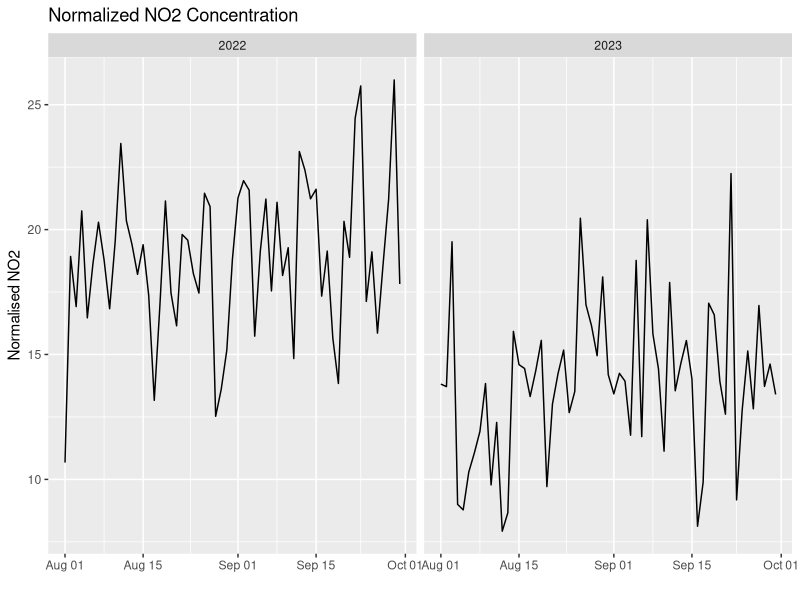
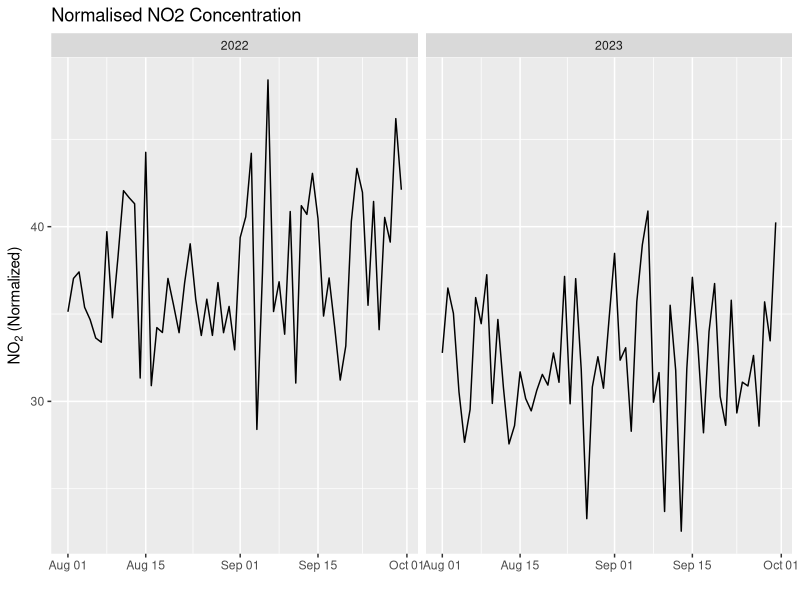
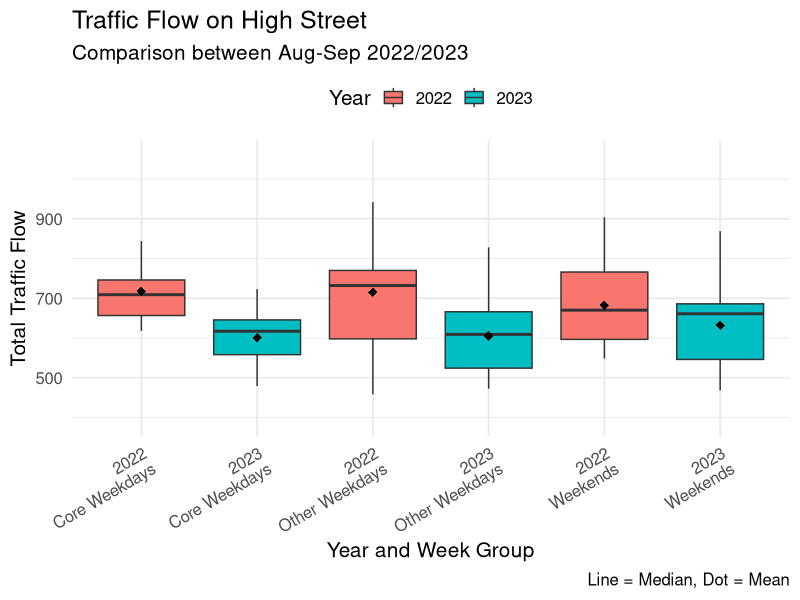
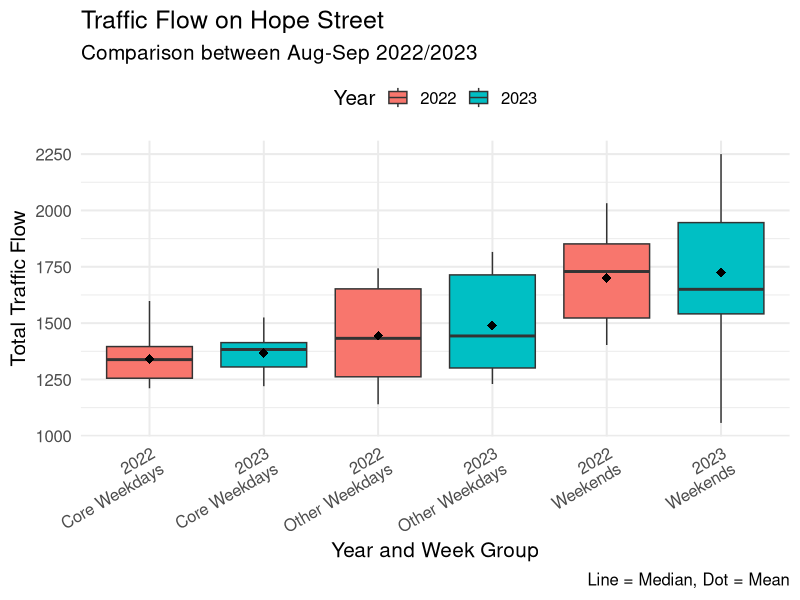
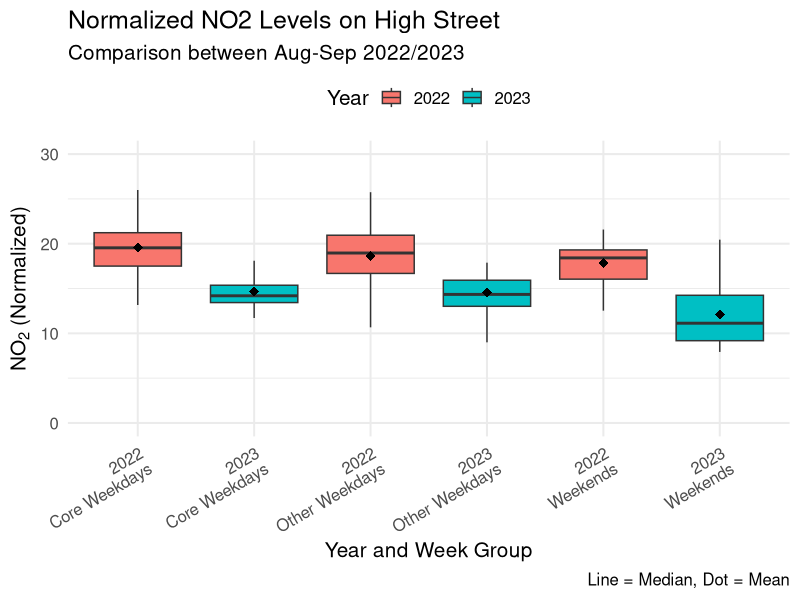
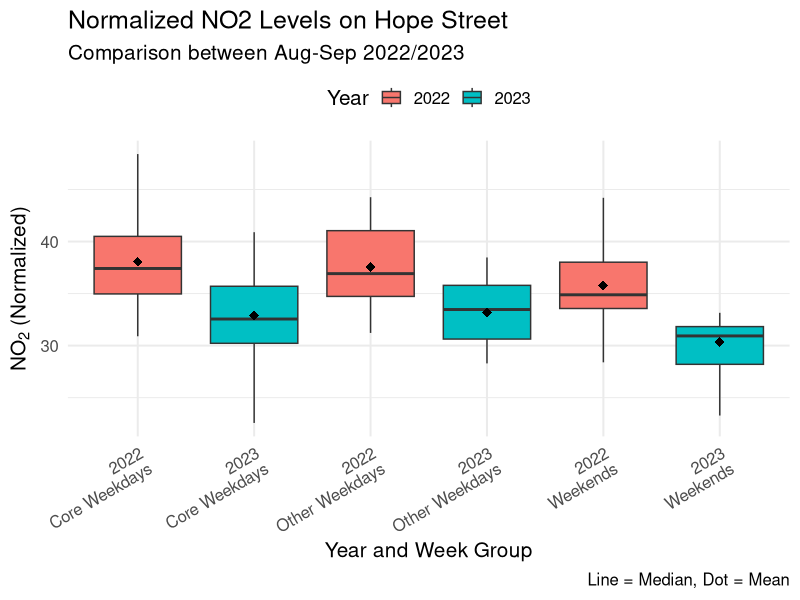

Write R code to recreate these figures, in order.
## ---- chunk 1
options(scipen = 999)

library(tidyverse)
library(rstatix)
library(mgcv)
#library(sf)
#library(mapview)
#library(openair)

## ---- chunk 2
traffic_raw <- read_csv("traffic.csv")

traffic_raw |> 
  filter(dt_date >= "2022-08-01" & dt_date <= "2022-09-30") |> 
  mutate(dt_year = as.factor(dt_year)) |> 
  select(siteId, dt_date, dt_year, week_group, total_flow) |> 
  arrange(dt_date) -> traffic_22

traffic_22

traffic_raw |> 
  filter(dt_date >= "2023-08-01" & dt_date <= "2023-09-30") |> 
  mutate(dt_year = as.factor(dt_year)) |> 
  select(siteId, dt_date, dt_year, week_group, total_flow)  |> 
  arrange(dt_date) -> traffic_23

traffic_23
## ---- chunk 3
no2 <- read_csv("no2.csv")

no2 |> 
  filter(dt_date >= "2022-08-01" & dt_date <= "2022-09-30") |> 
  select(code, dt_date, week_group, no2_daily) |> 
  mutate(dt_year = as.factor(2022)) -> no2_22

no2_22


no2 |> 
  filter(dt_date >= "2023-08-01" & dt_date <= "2023-09-30") |> 
  select(code, dt_date, week_group, no2_daily) |> 
  mutate(dt_year = as.factor(2023)) -> no2_23

no2_23
## ---- chunk 4
cc22_aug <- read_csv("clincarthill_22_aug.csv")
cc22_sep <- read_csv("clincarthill_22_sep.csv")
cc23_aug <- read_csv("clincarthill_23_aug.csv")
cc23_sep <- read_csv("clincarthill_23_sep.csv")

cc22 <- bind_rows(cc22_aug, cc22_sep)
cc23 <- bind_rows(cc23_aug, cc23_sep)

# Create a named vector mapping compass directions to degrees
compass_to_degrees <- c(
  N = 0, NNE = 22.5, NE = 45, ENE = 67.5,
  E = 90, ESE = 112.5, SE = 135, SSE = 157.5,
  S = 180, SSW = 202.5, SW = 225, WSW = 247.5,
  W = 270, WNW = 292.5, NW = 315, NNW = 337.5
)

cc22 |> 
  rename(dttm = `Report Date / Time`,
         temp = `Air Temperature`,
         hum = `Relative Humidity`,
         ws = `Wind Speed`,                                                     
         wd = `Wind Direction`) |> 
  select(dttm, temp, hum, ws, wd) |> 
  mutate(day_name = wday(dttm, label=TRUE),
         dt_date = as_date(dttm),
         week_group = case_when(day_name %in% c("Mon", "Fri") ~ "Other Weekdays",
                                day_name %in% c("Tue", "Wed", "Thu") ~ "Core Weekdays",
                                day_name %in% c("Sat", "Sun") ~ "Weekends")
  ) |> 
  group_by(dt_date, week_group) |> 
  summarise(ws = mean(ws, na.rm = T),
            wd  = mean(wd, na.rm = T),
            hum = mean(hum, na.rm = T),
            temp = mean(temp, na.rm = T)) |> 
  ungroup() -> weather_by_week


cc23 |> 
  rename(dttm = `Report Date / Time`,
         temp = `Air Temperature`,
         hum = `Relative Humidity`,
         ws = `Wind Speed`,                                                     
         wd = `Wind Direction`) |> 
  select(dttm, temp, hum, ws, wd) |> 
  mutate(day_name = wday(dttm, label=TRUE),
         dt_date = as_date(dttm),
         week_group = case_when(day_name %in% c("Mon", "Fri") ~ "Other Weekdays",
                                day_name %in% c("Tue", "Wed", "Thu") ~ "Core Weekdays",
                                day_name %in% c("Sat", "Sun") ~ "Weekends")
  ) |> 
  group_by(dt_date, week_group) |> 
  summarise(ws = mean(ws, na.rm = T),
            wd  = mean(wd, na.rm = T),
            hum = mean(hum, na.rm = T),
            temp = mean(temp, na.rm = T)) |> 
  ungroup() -> weather_by_week23

## ---- chunk 5
no2_22 |> 
  filter(code == "GHSR") |> 
  full_join(traffic_22 |> filter(siteId == "GG2001_S"), by = c("dt_date", "dt_year", "week_group")) |> 
  full_join(weather_by_week, by = c("dt_date", "week_group")) |> 
  mutate(u_wind = ws * sin(wd * pi / 180),
         v_wind = ws * cos(wd * pi / 180))  -> df_highst_22

df_highst_22

gam_highst_22 <- gam(no2_daily ~ s(ws) + s(u_wind) + s(v_wind) + s(temp) + s(hum), data = df_highst_22)
summary(gam_highst_22)

df_highst_22$residuals <- residuals(gam_highst_22)
df_highst_22$no2_normalised <- df_highst_22$residuals + mean(df_highst_22$no2_daily) 
df_highst_22



# High St 2023
no2_23 |> 
  filter(code == "GHSR") |> 
  full_join(traffic_23 |> filter(siteId == "GG2001_S"), by = c("dt_date", "dt_year", "week_group")) |> 
  full_join(weather_by_week23, by = c("dt_date", "week_group")) |> 
  mutate(u_wind = ws * sin(wd * pi / 180),
         v_wind = ws * cos(wd * pi / 180)) -> df_highst_23

df_highst_23

gam_highst_23 <- gam(no2_daily ~ s(ws) + s(u_wind) + s(v_wind) + s(temp) + s(hum), data = df_highst_23)
summary(gam_highst_23)

df_highst_23$residuals <- residuals(gam_highst_23)
df_highst_23$no2_normalised <- df_highst_23$residuals + mean(df_highst_23$no2_daily) 
df_highst_23


bind_rows(df_highst_22, df_highst_23) -> highst
## ---- chunk 6
ggplot(highst, aes(x = dt_date, y = no2_normalised)) +
  geom_line() +
  facet_wrap(~dt_year, scales = "free_x") +
  labs(title = "Normalized NO2 Concentration",
       x = "",
       y = "Normalised NO2")
## ---- chunk 7
no2_22 |> 
  filter(code == "GLA4") |> 
  full_join(traffic_22 |> filter(siteId == "GA2401_D"), by = c("dt_date", "dt_year", "week_group")) |> 
  full_join(weather_by_week, by = c("dt_date", "week_group")) |> 
  mutate(u_wind = ws * sin(wd * pi / 180),
         v_wind = ws * cos(wd * pi / 180)) -> df_hopest22

df_hopest22

gam_hopest_22 <- gam(no2_daily ~ s(ws) + s(u_wind) + s(v_wind) + s(temp) + s(hum), data = df_hopest22)
summary(gam_hopest_22)

df_hopest22$residuals <- residuals(gam_hopest_22)
df_hopest22$no2_normalised <- df_hopest22$residuals + mean(df_hopest22$no2_daily) 
df_hopest22



no2_23 |> 
  filter(code == "GLA4") |> 
  full_join(traffic_23 |> filter(siteId == "GA2401_D"), by = c("dt_date", "dt_year","week_group")) |> 
  full_join(weather_by_week23, by = c("dt_date", "week_group")) |> 
  mutate(u_wind = ws * sin(wd * pi / 180),
         v_wind = ws * cos(wd * pi / 180)) -> df_hopest23

df_hopest23

gam_hopest_23 <- gam(no2_daily ~ s(ws) + s(u_wind) + s(v_wind) + s(temp) + s(hum), data = df_hopest23)
summary(gam_hopest_23)

df_hopest23$residuals <- residuals(gam_hopest_23)
df_hopest23$no2_normalised <- df_hopest23$residuals + mean(df_hopest23$no2_daily) 
df_hopest23

bind_rows(df_hopest22, df_hopest23) -> hopest
## ---- chunk 8
ggplot(hopest, aes(x = dt_date, y = no2_normalised)) +
  geom_line() +
  facet_wrap(~dt_year, scales = "free_x") +
  labs(title = "Normalised NO2 Concentration",
       x = "",
       y = expression("NO"[2] * " (Normalized)"))

## ---- chunk 9
highst |> 
  group_by(dt_year, week_group) |> 
  summarise(n = n())
## ---- chunk 10
hopest |> 
  group_by(dt_year, week_group) |> 
  summarise(n = n())
## ---- chunk 11
# Set seed for reproducibility (optional)
set.seed(123)

# Remove one randomly selected row from "Other Weekdays" where "dt_year" == 2022
highst1 <- highst %>%
  filter(!(row_number() %in% sample(which(week_group == "Other Weekdays" & dt_year == 2022), 1)))

# Remove one randomly selected row from "Weekends" where "dt_year" == 2023
highst2 <- highst1 %>%
  filter(!(row_number() %in% sample(which(week_group == "Weekends" & dt_year == 2023), 1)))

highst2 |> 
  group_by(week_group, dt_year) |> 
  summarise(traffic = mean(total_flow),
            traffic_sd = sd(total_flow),
            traffic_med = median(total_flow),
            no2 = mean(no2_normalised),
            no2_sd = sd(no2_normalised),
            no2_med = median(no2_normalised))
## ---- chunk 12
# Remove one randomly selected row from "Other Weekdays" where "dt_year" == 2022
hopest1 <- hopest %>%
  filter(!(row_number() %in% sample(which(week_group == "Other Weekdays" & dt_year == 2022), 1)))

# Remove one randomly selected row from "Weekends" where "dt_year" == 2023
hopest2 <- hopest1 %>%
  filter(!(row_number() %in% sample(which(week_group == "Weekends" & dt_year == 2023), 1)))

hopest |> 
  group_by(week_group, dt_year) |> 
  summarise(traffic = mean(total_flow),
            traffic_sd = sd(total_flow),
            traffic_med = median(total_flow),
            no2 = mean(no2_normalised),
            no2_sd = sd(no2_normalised),
            no2_med = median(no2_normalised))
## ---- chunk 13
highst2 |> 
  group_by(week_group) |> 
  wilcox_test(total_flow ~ dt_year, paired = T)|> 
  as.data.frame()
## ---- chunk 14
ggplot(highst, aes(x = interaction(dt_year, week_group), y = total_flow, fill = dt_year)) +
  geom_boxplot(outlier.shape = NA) +  # Remove outlier points
  stat_summary(fun=mean, geom="point", shape=18, size=3, color="black", fill="black") +  # Add mean points
  labs(
    title = "Traffic Flow on High Street",
    subtitle = "Comparison between Aug-Sep 2022/2023",
    x = "Year and Week Group",
    y = "Total Traffic Flow",
    caption = "Line = Median, Dot = Mean",
    fill = "Year"
  ) +
  theme_minimal(base_size = 15) +  # Use a minimal theme with larger base font size
  theme(
    #plot.title = element_text(hjust = 0.5),  # Center the plot title
    axis.text.x = element_text(angle = 30, hjust = 1, vjust = 1),  # Rotate x-axis labels and adjust justification
    legend.position = "top"  # Position the legend at the top
  ) +
  scale_x_discrete(labels = function(x) gsub("\\.", "\n", x))  # Replace dots with newlines in x-axis labels

#ggsave("traffic_flow_highst.jpg", width = 6.5, height = 5.5)
## ---- chunk 15
hopest2 |> 
  group_by(week_group) |> 
  wilcox_test(total_flow ~ dt_year, paired = T)|> 
  as.data.frame()
## ---- chunk 16

ggplot(hopest, aes(x = interaction(dt_year, week_group), y = total_flow, fill = dt_year)) +
  geom_boxplot(outlier.shape = NA) +  # Remove outlier points
  stat_summary(fun=mean, geom="point", shape=18, size=3, color="black", fill="black") +  # Add mean points
  labs(
    title = "Traffic Flow on Hope Street",
    subtitle = "Comparison between Aug-Sep 2022/2023",
    x = "Year and Week Group",
    y = "Total Traffic Flow",
    caption = "Line = Median, Dot = Mean",
    fill = "Year"
  ) +
  theme_minimal(base_size = 15) +  # Use a minimal theme with larger base font size
  theme(
    #plot.title = element_text(hjust = 0.5),  # Center the plot title
    axis.text.x = element_text(angle = 30, hjust = 1, vjust = 1),  # Rotate x-axis labels and adjust justification
    legend.position = "top"  # Position the legend at the top
  ) +
  scale_x_discrete(labels = function(x) gsub("\\.", "\n", x))  # Replace dots with newlines in x-axis labels

#ggsave("traffic_flow_hopest.jpg", width = 6.5, height = 5.5)

## ---- chunk 17
highst2 |> 
  group_by(week_group) |> 
  wilcox_test(no2_normalised ~ dt_year, paired = T) |> 
  as.data.frame()
## ---- chunk 18
# NO2 Normalized Comparison
ggplot(highst, aes(x = interaction(dt_year, week_group), y = no2_normalised, fill = dt_year)) +
  geom_boxplot(outlier.shape = NA) +  # Remove outlier points
  ylim(0,30) +
  stat_summary(fun=mean, geom="point", shape=18, size=3, color="black", fill="black") +  # Add mean points
  labs(
    title = "Normalized NO2 Levels on High Street",
    subtitle = "Comparison between Aug-Sep 2022/2023",
    x = "Year and Week Group",
    y = expression("NO"[2] * " (Normalized)"),
    caption = "Line = Median, Dot = Mean",
    fill = "Year"
  ) +
  theme_minimal(base_size = 15) +  # Use a minimal theme with larger base font size
  theme(
    #plot.title = element_text(hjust = 0.5),  # Center the plot title
    axis.text.x = element_text(angle = 30, hjust = 1, vjust = 1),  # Rotate x-axis labels and adjust justification
    legend.position = "top"  # Position the legend at the top
  ) +
  scale_x_discrete(labels = function(x) gsub("\\.", "\n", x)) 

#ggsave("normalized_no2_highst.jpg", width = 6.5, height = 5.5)
## ---- chunk 19
hopest2 |> 
  group_by(week_group) |> 
  wilcox_test(no2_normalised ~ dt_year, paired = T)|> 
  as.data.frame()
## ---- chunk 20

ggplot(hopest, aes(x = interaction(dt_year, week_group), y = no2_normalised, fill = dt_year)) +
  geom_boxplot(outlier.shape = NA) +  # Remove outlier points
  stat_summary(fun=mean, geom="point", shape=18, size=3, color="black", fill="black") +  # Add mean points
  labs(
    title = "Normalized NO2 Levels on Hope Street",
    subtitle = "Comparison between Aug-Sep 2022/2023",
    x = "Year and Week Group",
    y = expression("NO"[2] * " (Normalized)"),
    caption = "Line = Median, Dot = Mean",
    fill = "Year"
  ) +
  theme_minimal(base_size = 15) +  # Use a minimal theme with larger base font size
  theme(
    #plot.title = element_text(hjust = 0.5),  # Center the plot title
    axis.text.x = element_text(angle = 30, hjust = 1, vjust = 1),  # Rotate x-axis labels and adjust justification
    legend.position = "top"  # Position the legend at the top
  ) +
  scale_x_discrete(labels = function(x) gsub("\\.", "\n", x)) 

#ggsave("normalized_no2_hopest.jpg", width = 6.5, height = 5.5)

